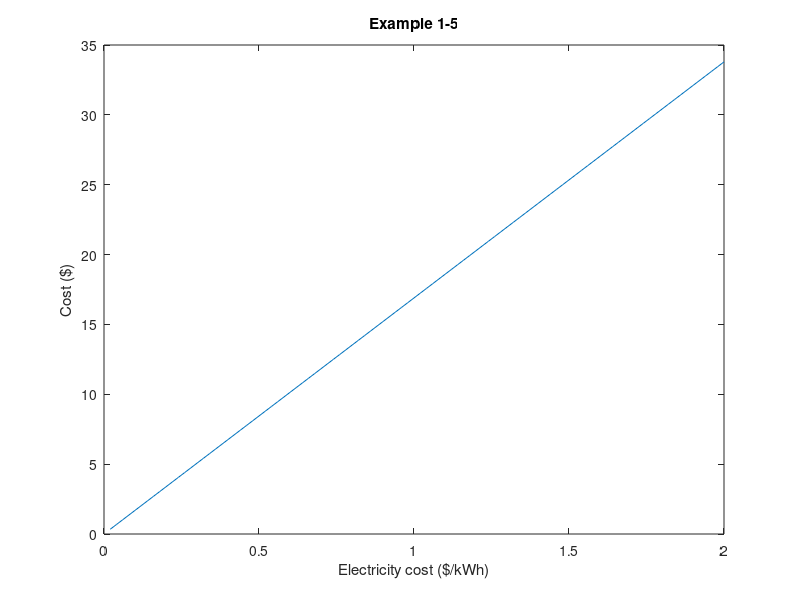
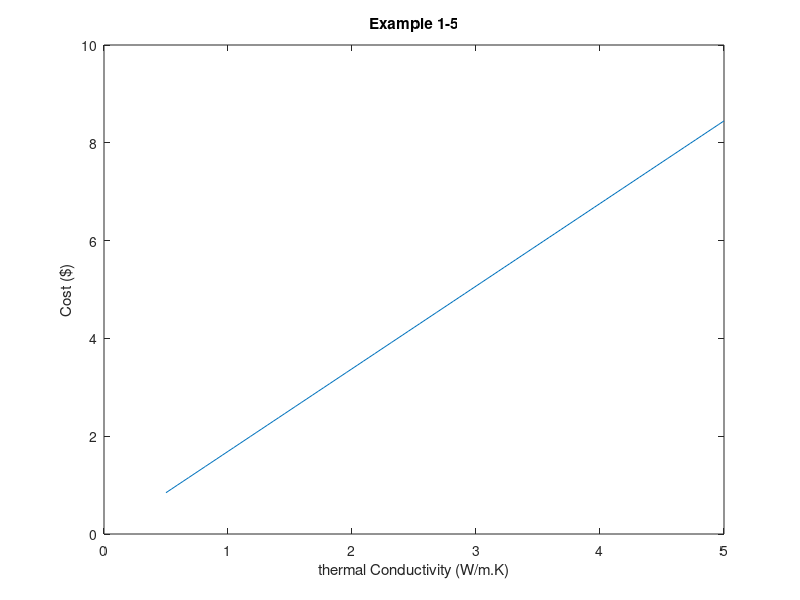

MATLAB code to generate these figures, in order:
%Matlab code for example 1-5, Heat transfer
A = 6*8; 
T_in = 15; %C
T_out = 4; %C
L = 0.25; %m
delta_t = 10; %h
EL_c = 0.08; %$/kWh
 
k = 0.8; %W/m*C 
Q_dot = k*A*(T_in-T_out)/L; 
Q = (Q_dot/1000)*delta_t; %/1000 converts W to kW
Cost = Q*EL_c; %$

%Part a
EL_c_a = linspace(0.02, 2, 100); %$/kWh
Cost_a = Q.*EL_c_a; %$

figure (1);
plot (EL_c_a, Cost_a);
title('Example 1-5')
xlabel('Electricity cost ($/kWh)')
ylabel('Cost ($)')

%Part b
k_b = linspace(0.5, 5, 100); 
Q_dot_b = k_b.*A*(T_in-T_out)/L; 
Q_b = (Q_dot_b./1000)*delta_t; %/1000 converts W to kW
Cost_b = Q_b*EL_c; %$

figure (2);
plot (k_b, Cost_b);
title('Example 1-5')
xlabel('thermal Conductivity (W/m.K)')
ylabel('Cost ($)')




